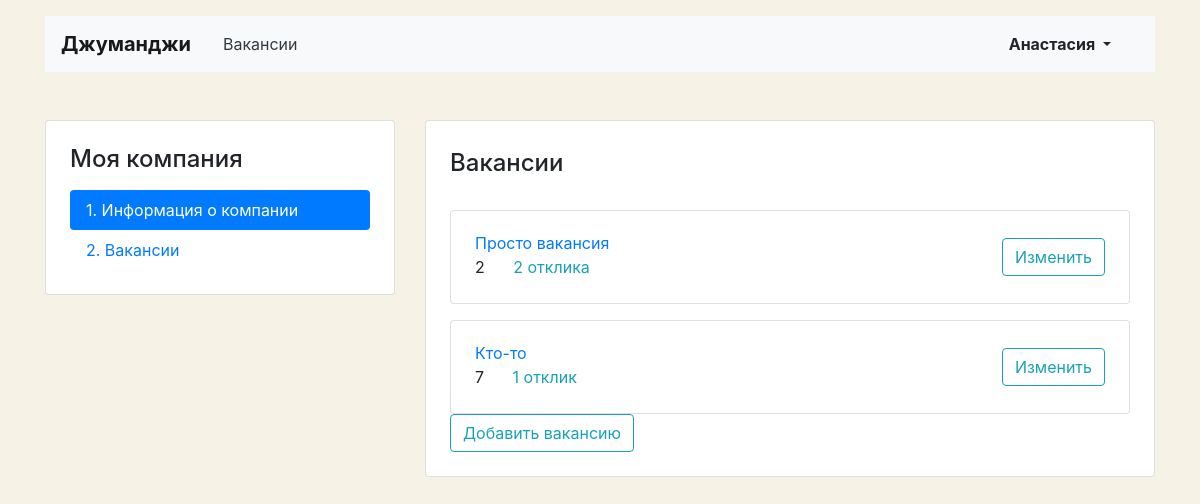
Screenshot of /mycompany/vacancies (signed in) with the database file from the repository.
### vacancy/models.py (models this page shows, shortened)
class Vacancy(models.Model):
    title = models.CharField(max_length=120)
    specialty = models.ForeignKey(Specialty, on_delete=models.CASCADE, related_name='vacancies')
    company = models.ForeignKey(Company, on_delete=models.CASCADE, related_name='vacancies')
    skills = models.CharField(max_length=120)
    description = models.TextField()
    salary_min = models.IntegerField()
    salary_max = models.IntegerField()
    published_at = models.DateField()

### vacancy/views.py (the view)
# urls.py: path('mycompany/vacancies', MyVacanciesView.as_view(), name='my_vacancies'),
class MyVacanciesView(LoginRequiredMixin, View):
    def get(self, request):
        company = Company.objects.filter(owner=request.user.id).first()
        if company:
            vacancy = Vacancy.objects.filter(company__owner=request.user.id)
            count_applications = {}
            for vac in vacancy:
                count_applications[vac.id] = Application.objects.filter(vacancy=vac.id).count()
            return render(request, 'my_vacancies.html',
                          context={'vacancy': vacancy, 'count_applications': count_applications})
        return redirect('company_lets_start')

### vacancy/templatetags/application.py (called while the page is built)
@register.filter()
def application(number: Union[int, str], args: str = 'отклик,отклика,откликов'):
    nom_sing, gen_sing, gen_plur = args.split(',')
    number = abs(int(number))
    if 10 <= number % 100 <= 20:
        return f'{ number } { gen_plur }'
    if number % 10 == 1:
        return f'{ number } { nom_sing }'
    if 2 <= number % 10 <= 4:
        return f'{ number } { gen_sing }'
    return f'{number} {gen_plur}'

### vacancy/templates/my_vacancies.html (shortened to what this page needs)
{% extends 'base.html' %}
{% block container %}
{% load application %}
  <main class="container mt-3 pb-5">
    <div class="row mt-5">
      <div class="col-12 col-lg-4">
        <aside class="pt-3 pb-4 px-4 mb-5 card">
          <h1 class="h4 pt-2 pb-2">Моя компания</h1>
          <div class="nav flex-column nav-pills">
            <a class="nav-link active" href="{% url 'my_company' %}">1. Информация о&nbsp;компании</a>
            <a class="nav-link" href="{% url 'my_vacancies' %}">2. Вакансии</a>
          </div>
        </aside>
      </div>
      <div class="col-12 col-lg-8">
        <div class="card">
          <div class="card-body px-4 pb-4">
            <section class="tab-pane fade show active">
              <h2 class="h4 pt-2 pb-3">Вакансии</h2>
              {% for vacancy in vacancy %}
              <div class="card mt-3">
                <div class="card-body px-4">
                  <div class="row align-items-center">
                    <div class="col-6 col-lg-8">
                      <a href="{% url 'my_vacancy' vacancy.id %}" class="mb-1">{{vacancy.title}}</a>
                      <p class="mb-1">
                        <span class="mr-4">{{vacancy.salary_min}}</span><a href="{% url 'my_vacancy' vacancy.id %}" class="text-info">{%for vac_id_,amount in count_applications.items%}{%if vacancy.id == vac_id_%} {{amount|application:'отклик,отклика,откликов'}} {%endif%}{%endfor%}</a>
                      </p>
                    </div>
                    <div class="col-6 col-lg-4 text-right">
                      <a href="{% url 'my_vacancy' vacancy.id %}" class="btn btn-outline-info">Изменить</a>
                    </div>
                  </div>
                </div>
              </div>
              {% endfor%}
            </section>
             <div>
         <a href="{% url 'my_vacancy_new' %}" class="btn btn-outline-info">Добавить вакансию</a>
          </div>
          </div>
        </div>
      </div>
    </div>
  </main>
{% endblock %}

### vacancy/templates/base.html (shortened to what this page needs)
<!DOCTYPE html>
<html lang="ru">
<head>
  <link rel="stylesheet" href="https://stackpath.bootstrapcdn.com/bootstrap/4.3.1/css/bootstrap.min.css">
</head>
<body>
  <header class="container mt-3">
    <nav class="navbar navbar-expand-lg navbar-light bg-light">
      <a class="navbar-brand mr-4 font-weight-bold" href="{% url 'main' %}">Джуманджи</a>
      <div class="collapse navbar-collapse justify-content-between" id="navbarNav">
        <ul class="navbar-nav col-10">
          <li class="nav-item">
            <a class="nav-link text-dark" href="{% url 'vacancies' %}">Вакансии</a>
          </li>
        </ul>
        <ul class="navbar-nav col-2 justify-content-end">
          <li class="nav-item active">
            {% if user.is_authenticated %}
            <div class="btn-group">
              <button type="button" class="btn dropdown-toggle font-weight-bold" data-toggle="dropdown" aria-haspopup="true" aria-expanded="false">
                {{request.user}}
              </button>
              {% else %}
              <a class="nav-link" href="{% url 'login' %}" class="nav-link font-weight-bold">Вход</a>
              {% endif %}
            </div>
          </li>
        </ul>
      </div>
    </nav>
  </header>
  {% block container %} {% endblock %}
</body>
</html>

### vacancy/templates/my_vacancies.html (style rules this page uses)
body { background-color: #F6F2E6; }

### rows the page displays
Vacancy: title "Просто вакансия", salary_min "2", count_applications "2 отклика"
Vacancy: title "Кто-то", salary_min "7", count_applications "1 отклик"

### other values shown
{{ request.user }} "Анастасия"
